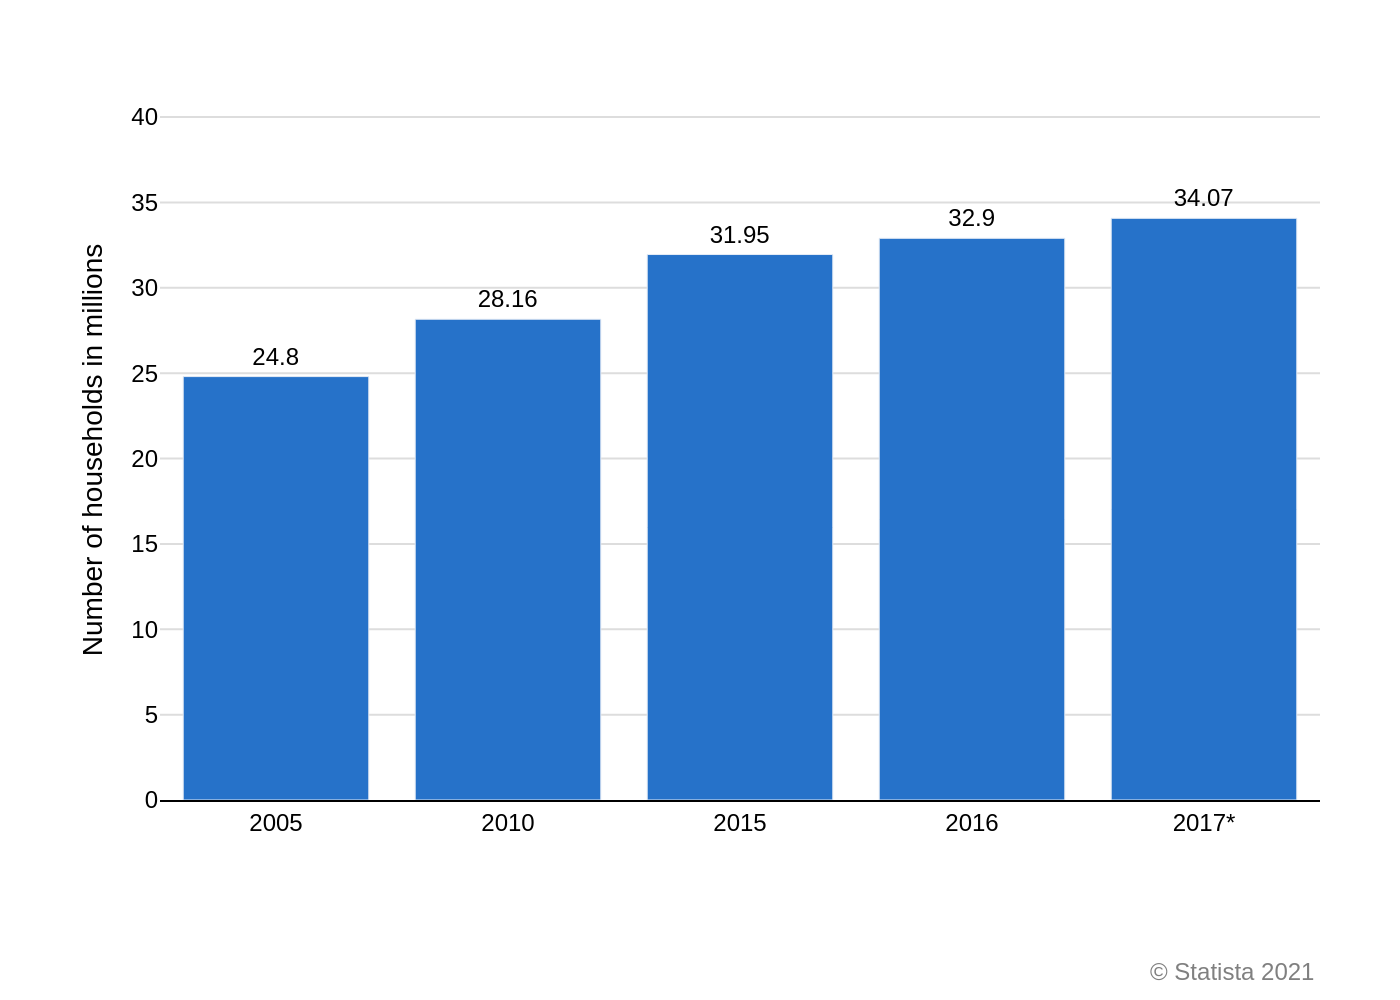

Write Python code to recreate this figure.
import sys
import json
import plotly.graph_objects as go
from pathlib import Path

# Check for command-line argument
if len(sys.argv) != 2:
    print("Usage: python script.py <path_to_json_file>")
    sys.exit(1)

# Get the JSON file path from the command-line argument
json_file_path = Path(sys.argv[1])

# Check if the JSON file exists
if not json_file_path.is_file():
    print(f"Error: File not found at {json_file_path}")
    sys.exit(1)

# Read the JSON data
with open(json_file_path, 'r', encoding='utf-8') as f:
    chart_data = json.load(f)

# Extract data for plotting
data = chart_data['chart_data']
texts = chart_data['texts']
colors = chart_data['colors']

categories = [item['category'] for item in data]
values = [item['value'] for item in data]

# Create the figure
fig = go.Figure()

# Add the bar trace
fig.add_trace(go.Bar(
    x=categories,
    y=values,
    text=values,
    textposition='outside',
    marker_color=colors[0],
    cliponaxis=False,
    textfont=dict(family='Arial', size=12, color='black')
))

# Update layout
fig.update_layout(
    font=dict(family="Arial", size=12, color="#000000"),
    title_text=texts.get('title'),
    yaxis_title=texts.get('y_axis_title'),
    xaxis_title=texts.get('x_axis_title'),
    plot_bgcolor='white',
    paper_bgcolor='white',
    showlegend=False,
    margin=dict(l=80, r=40, t=50, b=100),
    xaxis=dict(
        showgrid=False,
        showline=True,
        linewidth=1,
        linecolor='black',
        tickfont=dict(family="Arial", size=12)
    ),
    yaxis=dict(
        range=[0, 41],
        gridcolor='#dddddd',
        zeroline=False,
        title_standoff=10,
        tickfont=dict(family="Arial", size=12)
    )
)

# Add source annotation
annotations = []
if texts.get('source'):
    annotations.append(
        dict(
            xref='paper',
            yref='paper',
            x=1,
            y=-0.22,
            xanchor='right',
            yanchor='top',
            text=texts['source'],
            showarrow=False,
            font=dict(family='Arial', size=12, color='grey')
        )
    )

fig.update_layout(annotations=annotations)

# Define output image path from the input JSON path
output_image_path = json_file_path.with_suffix(".png")

# Save the figure as a PNG image
fig.write_image(str(output_image_path), scale=2)

print(f"Chart saved to {output_image_path}")
